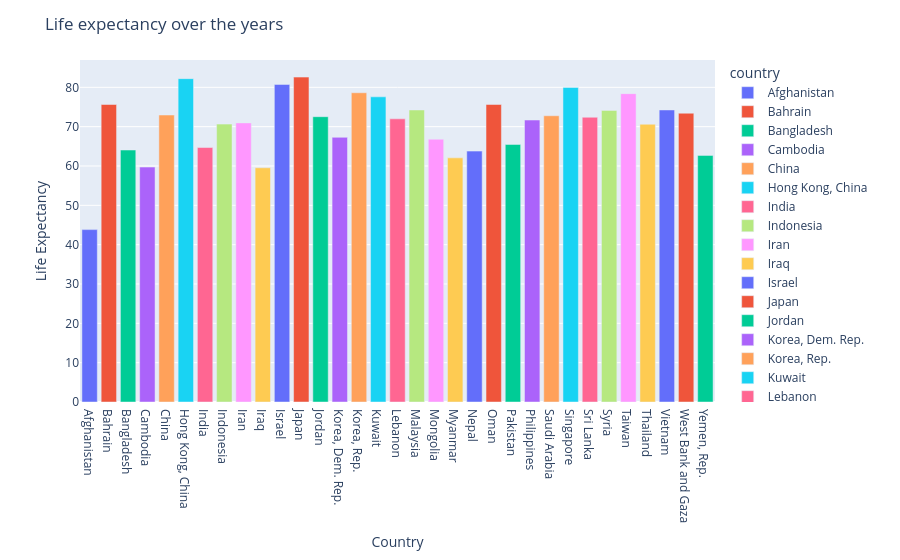

Source (notebook cell):
### Code cell
filt = (df['continent'] =='Asia')  & (df['year'] == 2007) 
df_f = df.loc[filt]
df_f
fig  = px.bar(df_f,x= 'country' ,y='lifeExp',color = 'country' ,animation_frame = 'year')

fig.update_layout(
    title='Life expectancy over the years',
    xaxis_title='Country',
    yaxis_title = 'Life Expectancy', 
)

### Figure 1 — Plotly figure (JSON) as saved in the notebook; plotly's stock layout.template omitted (floating-point values rounded to 4 significant figures)
{"data": [{"hovertemplate": "country=%{x}<br>year=2007<br>lifeExp=%{y}<extra></extra>", "legendgroup": "Afghanistan", "marker": {"color": "#636efa", "pattern": {"shape": ""}}, "name": "Afghanistan", "orientation": "v", "showlegend": true, "textposition": "auto", "type": "bar", "x": ["Afghanistan"], "xaxis": "x", "y": [43.83], "yaxis": "y"}, {"hovertemplate": "country=%{x}<br>year=2007<br>lifeExp=%{y}<extra></extra>", "legendgroup": "Bahrain", "marker": {"color": "#EF553B", "pattern": {"shape": ""}}, "name": "Bahrain", "orientation": "v", "showlegend": true, "textposition": "auto", "type": "bar", "x": ["Bahrain"], "xaxis": "x", "y": [75.64], "yaxis": "y"}, {"hovertemplate": "country=%{x}<br>year=2007<br>lifeExp=%{y}<extra></extra>", "legendgroup": "Bangladesh", "marker": {"color": "#00cc96", "pattern": {"shape": ""}}, "name": "Bangladesh", "orientation": "v", "showlegend": true, "textposition": "auto", "type": "bar", "x": ["Bangladesh"], "xaxis": "x", "y": [64.06], "yaxis": "y"}, {"hovertemplate": "country=%{x}<br>year=2007<br>lifeExp=%{y}<extra></extra>", "legendgroup": "Cambodia", "marker": {"color": "#ab63fa", "pattern": {"shape": ""}}, "name": "Cambodia", "orientation": "v", "showlegend": true, "textposition": "auto", "type": "bar", "x": ["Cambodia"], "xaxis": "x", "y": [59.72], "yaxis": "y"}, {"hovertemplate": "country=%{x}<br>year=2007<br>lifeExp=%{y}<extra></extra>", "legendgroup": "China", "marker": {"color": "#FFA15A", "pattern": {"shape": ""}}, "name": "China", "orientation": "v", "showlegend": true, "textposition": "auto", "type": "bar", "x": ["China"], "xaxis": "x", "y": [72.96], "yaxis": "y"}, {"hovertemplate": "country=%{x}<br>year=2007<br>lifeExp=%{y}<extra></extra>", "legendgroup": "Hong Kong, China", "marker": {"color": "#19d3f3", "pattern": {"shape": ""}}, "name": "Hong Kong, China", "orientation": "v", "showlegend": true, "textposition": "auto", "type": "bar", "x": ["Hong Kong, China"], "xaxis": "x", "y": [82.21], "yaxis": "y"}, {"hovertemplate": "country=%{x}<br>year=2007<br>lifeExp=%{y}<extra></extra>", "legendgroup": "India", "marker": {"color": "#FF6692", "pattern": {"shape": ""}}, "name": "India", "orientation": "v", "showlegend": true, "textposition": "auto", "type": "bar", "x": ["India"], "xaxis": "x", "y": [64.7], "yaxis": "y"}, {"hovertemplate": "country=%{x}<br>year=2007<br>lifeExp=%{y}<extra></extra>", "legendgroup": "Indonesia", "marker": {"color": "#B6E880", "pattern": {"shape": ""}}, "name": "Indonesia", "orientation": "v", "showlegend": true, "textposition": "auto", "type": "bar", "x": ["Indonesia"], "xaxis": "x", "y": [70.65], "yaxis": "y"}, {"hovertemplate": "country=%{x}<br>year=2007<br>lifeExp=%{y}<extra></extra>", "legendgroup": "Iran", "marker": {"color": "#FF97FF", "pattern": {"shape": ""}}, "name": "Iran", "orientation": "v", "showlegend": true, "textposition": "auto", "type": "bar", "x": ["Iran"], "xaxis": "x", "y": [70.96], "yaxis": "y"}, {"hovertemplate": "country=%{x}<br>year=2007<br>lifeExp=%{y}<extra></extra>", "legendgroup": "Iraq", "marker": {"color": "#FECB52", "pattern": {"shape": ""}}, "name": "Iraq", "orientation": "v", "showlegend": true, "textposition": "auto", "type": "bar", "x": ["Iraq"], "xaxis": "x", "y": [59.55], "yaxis": "y"}, {"hovertemplate": "country=%{x}<br>year=2007<br>lifeExp=%{y}<extra></extra>", "legendgroup": "Israel", "marker": {"color": "#636efa", "pattern": {"shape": ""}}, "name": "Israel", "orientation": "v", "showlegend": true, "textposition": "auto", "type": "bar", "x": ["Israel"], "xaxis": "x", "y": [80.75], "yaxis": "y"}, {"hovertemplate": "country=%{x}<br>year=2007<br>lifeExp=%{y}<extra></extra>", "legendgroup": "Japan", "marker": {"color": "#EF553B", "pattern": {"shape": ""}}, "name": "Japan", "orientation": "v", "showlegend": true, "textposition": "auto", "type": "bar", "x": ["Japan"], "xaxis": "x", "y": [82.6], "yaxis": "y"}, {"hovertemplate": "country=%{x}<br>year=2007<br>lifeExp=%{y}<extra></extra>", "legendgroup": "Jordan", "marker": {"color": "#00cc96", "pattern": {"shape": ""}}, "name": "Jordan", "orientation": "v", "showlegend": true, "textposition": "auto", "type": "bar", "x": ["Jordan"], "xaxis": "x", "y": [72.53], "yaxis": "y"}, {"hovertemplate": "country=%{x}<br>year=2007<br>lifeExp=%{y}<extra></extra>", "legendgroup": "Korea, Dem. Rep.", "marker": {"color": "#ab63fa", "pattern": {"shape": ""}}, "name": "Korea, Dem. Rep.", "orientation": "v", "showlegend": true, "textposition": "auto", "type": "bar", "x": ["Korea, Dem. Rep."], "xaxis": "x", "y": [67.3], "yaxis": "y"}, {"hovertemplate": "country=%{x}<br>year=2007<br>lifeExp=%{y}<extra></extra>", "legendgroup": "Korea, Rep.", "marker": {"color": "#FFA15A", "pattern": {"shape": ""}}, "name": "Korea, Rep.", "orientation": "v", "showlegend": true, "textposition": "auto", "type": "bar", "x": ["Korea, Rep."], "xaxis": "x", "y": [78.62], "yaxis": "y"}, {"hovertemplate": "country=%{x}<br>year=2007<br>lifeExp=%{y}<extra></extra>", "legendgroup": "Kuwait", "marker": {"color": "#19d3f3", "pattern": {"shape": ""}}, "name": "Kuwait", "orientation": "v", "showlegend": true, "textposition": "auto", "type": "bar", "x": ["Kuwait"], "xaxis": "x", "y": [77.59], "yaxis": "y"}, {"hovertemplate": "country=%{x}<br>year=2007<br>lifeExp=%{y}<extra></extra>", "legendgroup": "Lebanon", "marker": {"color": "#FF6692", "pattern": {"shape": ""}}, "name": "Lebanon", "orientation": "v", "showlegend": true, "textposition": "auto", "type": "bar", "x": ["Lebanon"], "xaxis": "x", "y": [71.99], "yaxis": "y"}, {"hovertemplate": "country=%{x}<br>year=2007<br>lifeExp=%{y}<extra></extra>", "legendgroup": "Malaysia", "marker": {"color": "#B6E880", "pattern": {"shape": ""}}, "name": "Malaysia", "orientation": "v", "showlegend": true, "textposition": "auto", "type": "bar", "x": ["Malaysia"], "xaxis": "x", "y": [74.24], "yaxis": "y"}, {"hovertemplate": "country=%{x}<br>year=2007<br>lifeExp=%{y}<extra></extra>", "legendgroup": "Mongolia", "marker": {"color": "#FF97FF", "pattern": {"shape": ""}}, "name": "Mongolia", "orientation": "v", "showlegend": true, "textposition": "auto", "type": "bar", "x": ["Mongolia"], "xaxis": "x", "y": [66.8], "yaxis": "y"}, {"hovertemplate": "country=%{x}<br>year=2007<br>lifeExp=%{y}<extra></extra>", "legendgroup": "Myanmar", "marker": {"color": "#FECB52", "pattern": {"shape": ""}}, "name": "Myanmar", "orientation": "v", "showlegend": true, "textposition": "auto", "type": "bar", "x": ["Myanmar"], "xaxis": "x", "y": [62.07], "yaxis": "y"}, {"hovertemplate": "country=%{x}<br>year=2007<br>lifeExp=%{y}<extra></extra>", "legendgroup": "Nepal", "marker": {"color": "#636efa", "pattern": {"shape": ""}}, "name": "Nepal", "orientation": "v", "showlegend": true, "textposition": "auto", "type": "bar", "x": ["Nepal"], "xaxis": "x", "y": [63.78], "yaxis": "y"}, {"hovertemplate": "country=%{x}<br>year=2007<br>lifeExp=%{y}<extra></extra>", "legendgroup": "Oman", "marker": {"color": "#EF553B", "pattern": {"shape": ""}}, "name": "Oman", "orientation": "v", "showlegend": true, "textposition": "auto", "type": "bar", "x": ["Oman"], "xaxis": "x", "y": [75.64], "yaxis": "y"}, {"hovertemplate": "country=%{x}<br>year=2007<br>lifeExp=%{y}<extra></extra>", "legendgroup": "Pakistan", "marker": {"color": "#00cc96", "pattern": {"shape": ""}}, "name": "Pakistan", "orientation": "v", "showlegend": true, "textposition": "auto", "type": "bar", "x": ["Pakistan"], "xaxis": "x", "y": [65.48], "yaxis": "y"}, {"hovertemplate": "country=%{x}<br>year=2007<br>lifeExp=%{y}<extra></extra>", "legendgroup": "Philippines", "marker": {"color": "#ab63fa", "pattern": {"shape": ""}}, "name": "Philippines", "orientation": "v", "showlegend": true, "textposition": "auto", "type": "bar", "x": ["Philippines"], "xaxis": "x", "y": [71.69], "yaxis": "y"}, {"hovertemplate": "country=%{x}<br>year=2007<br>lifeExp=%{y}<extra></extra>", "legendgroup": "Saudi Arabia", "marker": {"color": "#FFA15A", "pattern": {"shape": ""}}, "name": "Saudi Arabia", "orientation": "v", "showlegend": true, "textposition": "auto", "type": "bar", "x": ["Saudi Arabia"], "xaxis": "x", "y": [72.78], "yaxis": "y"}, {"hovertemplate": "country=%{x}<br>year=2007<br>lifeExp=%{y}<extra></extra>", "legendgroup": "Singapore", "marker": {"color": "#19d3f3", "pattern": {"shape": ""}}, "name": "Singapore", "orientation": "v", "showlegend": true, "textposition": "auto", "type": "bar", "x": ["Singapore"], "xaxis": "x", "y": [79.97], "yaxis": "y"}, {"hovertemplate": "country=%{x}<br>year=2007<br>lifeExp=%{y}<extra></extra>", "legendgroup": "Sri Lanka", "marker": {"color": "#FF6692", "pattern": {"shape": ""}}, "name": "Sri Lanka", "orientation": "v", "showlegend": true, "textposition": "auto", "type": "bar", "x": ["Sri Lanka"], "xaxis": "x", "y": [72.4], "yaxis": "y"}, {"hovertemplate": "country=%{x}<br>year=2007<br>lifeExp=%{y}<extra></extra>", "legendgroup": "Syria", "marker": {"color": "#B6E880", "pattern": {"shape": ""}}, "name": "Syria", "orientation": "v", "showlegend": true, "textposition": "auto", "type": "bar", "x": ["Syria"], "xaxis": "x", "y": [74.14], "yaxis": "y"}, {"hovertemplate": "country=%{x}<br>year=2007<br>lifeExp=%{y}<extra></extra>", "legendgroup": "Taiwan", "marker": {"color": "#FF97FF", "pattern": {"shape": ""}}, "name": "Taiwan", "orientation": "v", "showlegend": true, "textposition": "auto", "type": "bar", "x": ["Taiwan"], "xaxis": "x", "y": [78.4], "yaxis": "y"}, {"hovertemplate": "country=%{x}<br>year=2007<br>lifeExp=%{y}<extra></extra>", "legendgroup": "Thailand", "marker": {"color": "#FECB52", "pattern": {"shape": ""}}, "name": "Thailand", "orientation": "v", "showlegend": true, "textposition": "auto", "type": "bar", "x": ["Thailand"], "xaxis": "x", "y": [70.62], "yaxis": "y"}, {"hovertemplate": "country=%{x}<br>year=2007<br>lifeExp=%{y}<extra></extra>", "legendgroup": "Vietnam", "marker": {"color": "#636efa", "pattern": {"shape": ""}}, "name": "Vietnam", "orientation": "v", "showlegend": true, "textposition": "auto", "type": "bar", "x": ["Vietnam"], "xaxis": "x", "y": [74.25], "yaxis": "y"}, {"hovertemplate": "country=%{x}<br>year=2007<br>lifeExp=%{y}<extra></extra>", "legendgroup": "West Bank and Gaza", "marker": {"color": "#EF553B", "pattern": {"shape": ""}}, "name": "West Bank and Gaza", "orientation": "v", "showlegend": true, "textposition": "auto", "type": "bar", "x": ["West Bank and Gaza"], "xaxis": "x", "y": [73.42], "yaxis": "y"}, {"hovertemplate": "country=%{x}<br>year=2007<br>lifeExp=%{y}<extra></extra>", "legendgroup": "Yemen, Rep.", "marker": {"color": "#00cc96", "pattern": {"shape": ""}}, "name": "Yemen, Rep.", "orientation": "v", "showlegend": true, "textposition": "auto", "type": "bar", "x": ["Yemen, Rep."], "xaxis": "x", "y": [62.7], "yaxis": "y"}], "layout": {"barmode": "relative", "legend": {"title": {"text": "country"}, "tracegroupgap": 0}, "margin": {"t": 60}, "title": {"text": "Life expectancy over the years"}, "xaxis": {"anchor": "y", "categoryarray": ["Afghanistan", "Bahrain", "Bangladesh", "Cambodia", "China", "Hong Kong, China", "India", "Indonesia", "Iran", "Iraq", "Israel", "Japan", "Jordan", "Korea, Dem. Rep.", "Korea, Rep.", "Kuwait", "Lebanon", "Malaysia", "Mongolia", "Myanmar", "Nepal", "Oman", "Pakistan", "Philippines", "Saudi Arabia", "Singapore", "Sri Lanka", "Syria", "Taiwan", "Thailand", "Vietnam", "West Bank and Gaza", "Yemen, Rep."], "categoryorder": "array", "domain": [0, 1], "title": {"text": "Country"}}, "yaxis": {"anchor": "x", "domain": [0, 1], "title": {"text": "Life Expectancy"}}}}
